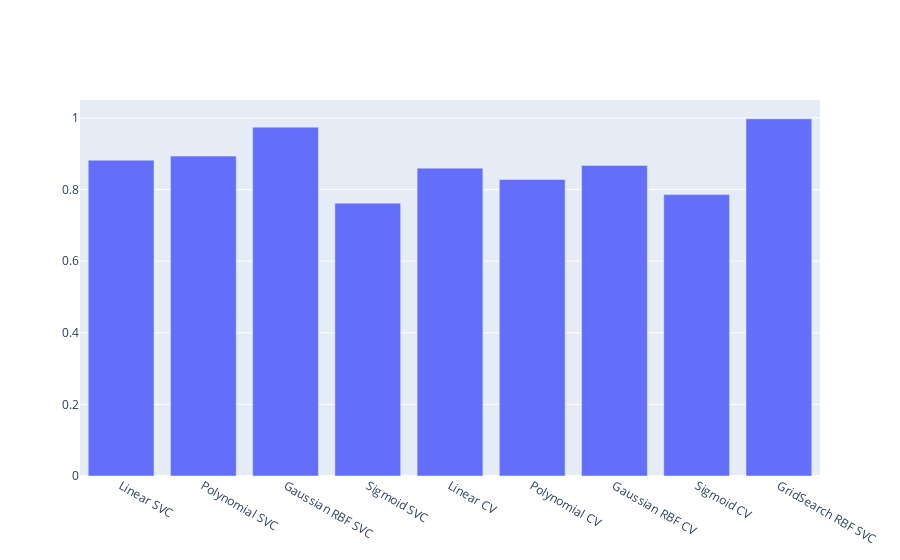

The code cell stored with this chart in its notebook:
### Markdown cell above
### DETERMINE THE WINNER

### Code cell
import plotly.offline as py
from plotly import tools
import plotly.graph_objs as go
py.init_notebook_mode(connected=True)

models=['Linear SVC','Polynomial SVC','Gaussian RBF SVC','Sigmoid SVC','Linear CV', 'Polynomial CV','Gaussian RBF CV','Sigmoid CV','GridSearch RBF SVC']
fig = go.Figure(data=[
    go.Bar(name='f1_score', x=models, y=[f1_SVC_lin, f1_SVC_poly, f1_SVC_rbf, f1_SVC_sig, f1_CV_lin, f1_CV_poly, f1_CV_rbf, f1_CV_sig, f1_gridCV_rbf])])
fig.show()

### Figure 1 — Plotly figure (JSON) as saved in the notebook; plotly's stock layout.template omitted (floating-point values rounded to 4 significant figures)
{"data": [{"name": "f1_score", "type": "bar", "x": ["Linear SVC", "Polynomial SVC", "Gaussian RBF SVC", "Sigmoid SVC", "Linear CV", "Polynomial CV", "Gaussian RBF CV", "Sigmoid CV", "GridSearch RBF SVC"], "y": [0.8821, 0.8935, 0.9744, 0.7621, 0.8599, 0.8282, 0.8674, 0.7859, 0.9977]}], "layout": {}}
